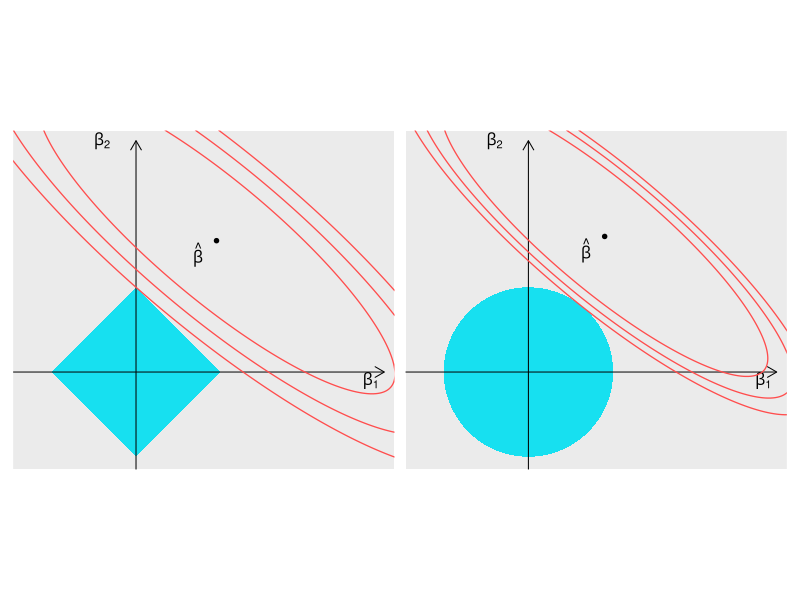
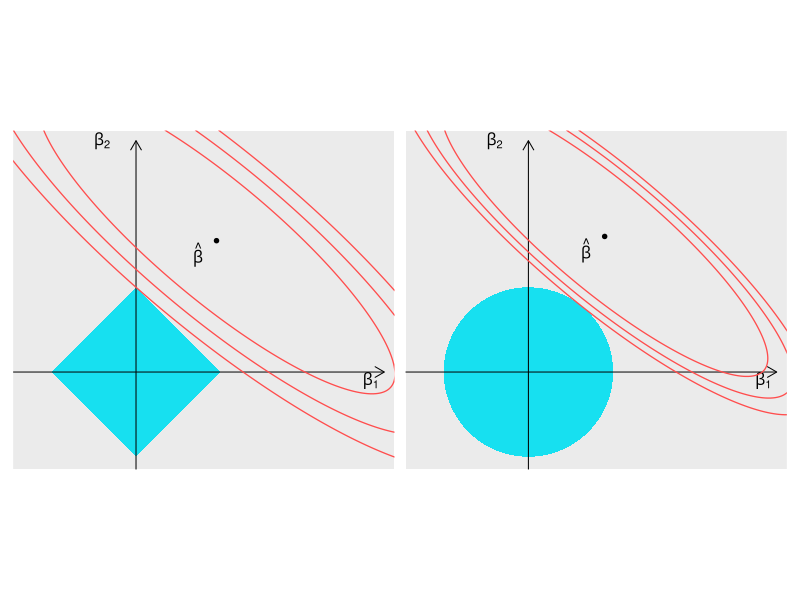
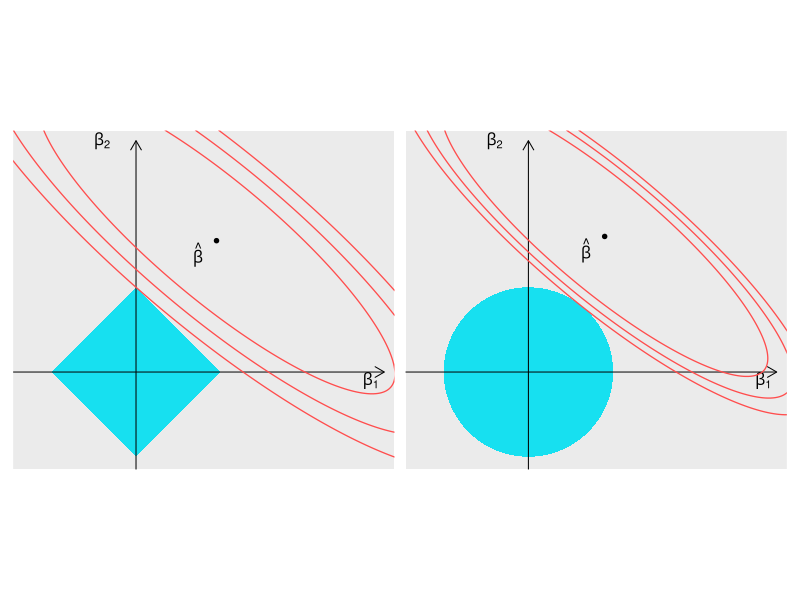

Source code (R) for these figures, in order:
library(ggplot2)
library(patchwork)
library(grid)

## =========================================================
## helpers
## =========================================================

make_sigma <- function(a = 0.85, b = 0.22, theta = pi / 4.5) {
  # major axis in positive direction (NE)
  R <- matrix(c(cos(theta), -sin(theta),
                sin(theta),  cos(theta)), 2, 2)
  R %*% diag(c(a^2, b^2), 2) %*% t(R)
}

mahal_sq <- function(x, mu, Sigma) {
  z <- x - mu
  as.numeric(t(z) %*% solve(Sigma, z))
}

ellipse_df <- function(mu, Sigma, level, n = 500) {
  ee <- eigen(Sigma, symmetric = TRUE)
  A  <- ee$vectors %*% diag(sqrt(ee$values), 2)
  tt <- seq(0, 2 * pi, length.out = n)
  xy <- t(mu + sqrt(level) * A %*% rbind(cos(tt), sin(tt)))
  data.frame(x = xy[, 1], y = xy[, 2])
}

diamond_df <- function(r = 1) {
  data.frame(
    x = c(-r, 0, r, 0),
    y = c(0, r, 0, -r)
  )
}

circle_df <- function(r = 1, n = 500) {
  tt <- seq(0, 2 * pi, length.out = n)
  data.frame(
    x = r * cos(tt),
    y = r * sin(tt)
  )
}

## =========================================================
## common settings
## =========================================================

xlim <- c(-1.45, 3.05)
ylim <- c(-1.15, 2.85)

Sigma <- make_sigma(a = 0.85, b = 0.22, theta = pi / 4.5)

# left: outer contour passes exactly through (0,1)
x_touch_lasso <- c(0, 1)
mu_lasso      <- c(0.95, 1.55)
outer_lasso   <- mahal_sq(x_touch_lasso, mu_lasso, Sigma)

# right: outer contour passes near (0,1), but NOT exactly there
x_touch_ridge <- c(0.18, sqrt(1 - 0.25^2))
mu_ridge      <- c(0.90, 1.60)
outer_ridge   <- mahal_sq(x_touch_ridge, mu_ridge, Sigma)

lev_lasso <- c(0.45, 0.72, 1.00) * outer_lasso
lev_ridge <- c(0.45, .6, 0.73) * outer_ridge

ell_lasso_1 <- ellipse_df(mu_lasso, Sigma, lev_lasso[1])
ell_lasso_2 <- ellipse_df(mu_lasso, Sigma, lev_lasso[2])
ell_lasso_3 <- ellipse_df(mu_lasso, Sigma, lev_lasso[3])   # outermost hits (0,1)

ell_ridge_1 <- ellipse_df(mu_ridge, Sigma, lev_ridge[1])
ell_ridge_2 <- ellipse_df(mu_ridge, Sigma, lev_ridge[2])
ell_ridge_3 <- ellipse_df(mu_ridge, Sigma, lev_ridge[3])   # outermost near (0,1), not exact

dia <- diamond_df(1)
cir <- circle_df(1)

theme_fig <- theme_void(base_size = 11) +
  theme(
    panel.background = element_rect(fill = "#EBEBEB", color = NA),
    plot.background  = element_rect(fill = "white", color = NA),
    plot.margin      = margin(4, 4, 4, 4)
  )

base_axes <- list(
  geom_segment(
    aes(x = xlim[1], y = 0, xend = xlim[2] - 0.12, yend = 0),
    arrow = arrow(length = unit(0.11, "inches")),
    linewidth = 0.35
  ),
  geom_segment(
    aes(x = 0, y = ylim[1], xend = 0, yend = ylim[2] - 0.12),
    arrow = arrow(length = unit(0.11, "inches")),
    linewidth = 0.35
  ),
  annotate("text", x = xlim[2] - 0.28, y = -0.10,
           label = "beta[1]", parse = TRUE, size = 4),
  annotate("text", x = -0.40, y = ylim[2] - 0.12,
           label = "beta[2]", parse = TRUE, size = 4)
)

## =========================================================
## left panel: lasso
## =========================================================

p_lasso <- ggplot() +
  coord_fixed(xlim = xlim, ylim = ylim, expand = FALSE) +
  geom_polygon(data = dia, aes(x, y), fill = "#00DFF0", color = NA, alpha = 0.9) +
  base_axes +
  geom_path(data = ell_lasso_1, aes(x, y), color = "#FF4D4D", linewidth = 0.45) +
  geom_path(data = ell_lasso_2, aes(x, y), color = "#FF4D4D", linewidth = 0.45) +
  geom_path(data = ell_lasso_3, aes(x, y), color = "#FF4D4D", linewidth = 0.45) +
  geom_point(aes(x = mu_lasso[1], y = mu_lasso[2]), size = 1.2) +
  annotate("text", x = mu_lasso[1] - 0.22, y = mu_lasso[2] - 0.16,
           label = "hat(beta)", parse = TRUE, size = 4) +
  theme_fig

## =========================================================
## right panel: ridge
## =========================================================

p_ridge <- ggplot() +
  coord_fixed(xlim = xlim, ylim = ylim, expand = FALSE) +
  geom_polygon(data = cir, aes(x, y), fill = "#00DFF0", color = NA, alpha = 0.9) +
  base_axes +
  geom_path(data = ell_ridge_1, aes(x, y), color = "#FF4D4D", linewidth = 0.45) +
  geom_path(data = ell_ridge_2, aes(x, y), color = "#FF4D4D", linewidth = 0.45) +
  geom_path(data = ell_ridge_3, aes(x, y), color = "#FF4D4D", linewidth = 0.45) +
  geom_point(aes(x = mu_ridge[1], y = mu_ridge[2]), size = 1.2) +
  annotate("text", x = mu_ridge[1] - 0.22, y = mu_ridge[2] - 0.16,
           label = "hat(beta)", parse = TRUE, size = 4) +
  theme_fig

p_all <- p_lasso + p_ridge + plot_layout(ncol = 2)

print(p_all)

ggsave("lasso_ridge_corrected.png",
       p_all, width = 6.4, height = 3.0, dpi = 300)

ggsave("lasso_ridge_corrected.pdf",
       p_all, width = 6.4, height = 3.0,
       device = cairo_pdf)
